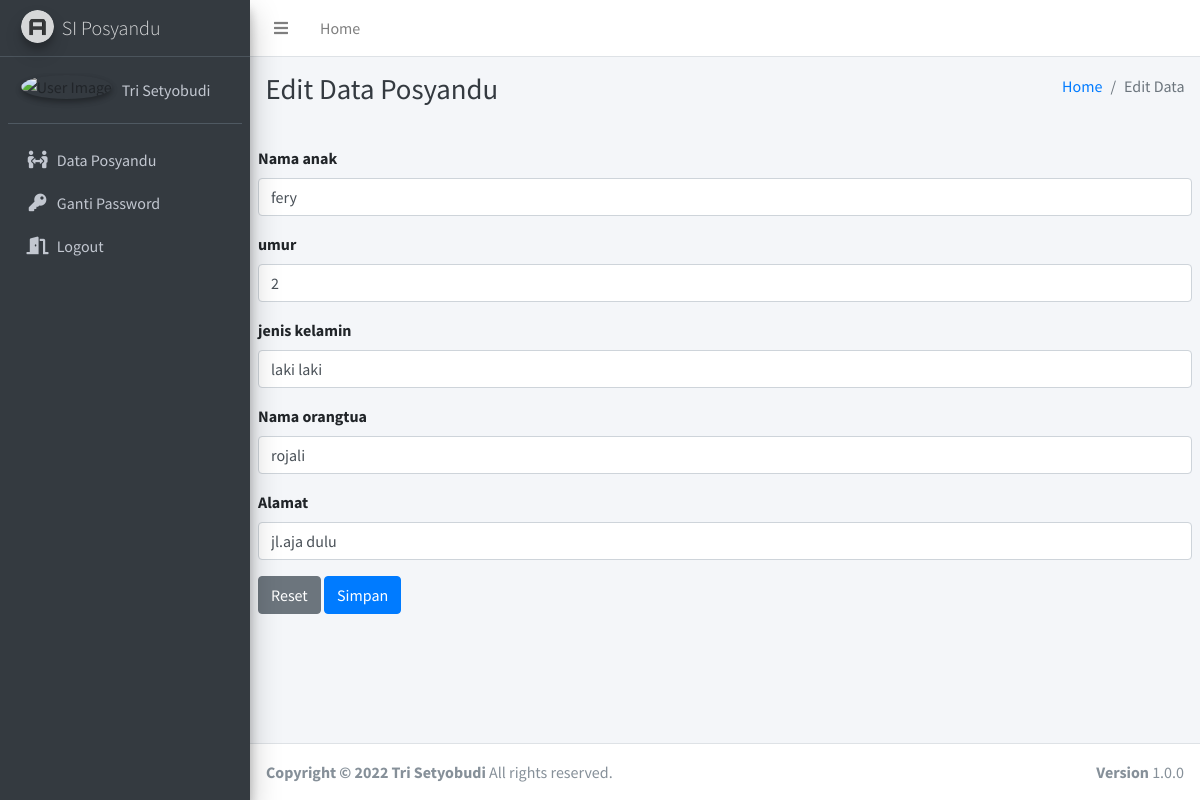
Screenshot of /admin/edit/1 with the database file from the repository.
### tables this page shows
CREATE TABLE `tb_pos` (
  `id` int(11) NOT NULL,
  `nama_anak` varchar(20) NOT NULL,
  `umur` varchar(10) NOT NULL,
  `jenis_kelamin` varchar(14) NOT NULL,
  `nama_orangtua` varchar(16) NOT NULL,
  `alamat` varchar(30) NOT NULL
);

### application/controllers/admin.php (called while the page is built, shortened)
<?php
class Admin extends CI_Controller {
	public function edit($id){
		$where = array('id' => $id , );
		$data['penduduk']=$this->M_penduduk->edit_data($where,'tb_pos');
		$this->load->view('templates/header');
		$this->load->view('templates/sidebar');
		$this->load->view('edit',$data);
		$this->load->view('templates/footer');
	}
}

### index.php (called while the page is built, shortened)
<?php
require_once BASEPATH.'core/CodeIgniter.php';

### application/models/M_penduduk.php (called while the page is built, shortened)
<?php
class M_penduduk extends CI_Model {
	public function edit_data($where,$table){
		return $this->db->get_where($table,$where)->result();
	}
}

### application/views/edit.php (the view, shortened to what this page needs)
<div class="content-wrapper">
  <div class="content-header">
    <div class="container-fluid">
      <div class="row mb-2">
        <div class="col-sm-6">
          <h1 class="m-0 text-dark">Edit Data Posyandu</h1>
        </div>
        <div class="col-sm-6">
          <ol class="breadcrumb float-sm-right">
            <li class="breadcrumb-item"><a href="#">Home</a></li>
            <li class="breadcrumb-item active">Edit Data</li>
          </ol>
        </div>
      </div>
    </div>
  </div>
  <section class="content">
    <?php foreach ($penduduk as $pdk ): ?>
      <form action="<?php echo base_url(),'admin/update' ?>" method="post">
        <div class="form-group">
          <label for="nama_anak">Nama anak</label>
          <input type="text" class="form-control" id="nama_anak" name="nama_anak" value="<?php echo $pdk->nama_anak ; ?>">
        </div>
        <div class="form-group">
          <label for="umur">umur</label>
          <input type="text" class="form-control" id="umur" name="umur" value="<?php echo $pdk->umur ; ?>">
        </div>
        <div class="form-group">
          <label for="jenis_kelamin">jenis kelamin</label>
          <input type="text" class="form-control" id="jenis_kelamin" name="jenis_kelamin" value="<?php echo $pdk->jenis_kelamin ; ?>">
        </div>
        <div class="form-group">
          <label for="nama_orangtua">Nama orangtua</label>
          <input type="text" class="form-control" id="nama orangtua" name="nama orangtua" value="<?php echo $pdk->nama_orangtua ; ?>">
        </div>
        <div class="form-group">
          <label for="alamat">Alamat</label>
          <input type="text" class="form-control" id="alamat" name="alamat" value="<?php echo $pdk->alamat ; ?>">
        </div>
      <button type="reset" class="btn btn-secondary" >Reset</button>
      <button type="submit" class="btn btn-primary">Simpan</button>
    </div>
    <?php endforeach ?>
</div>

### rows the page displays
tb_pos: nama_anak "fery", umur "2", jenis_kelamin "laki laki", nama_orangtua "rojali", alamat "jl.aja dulu"
